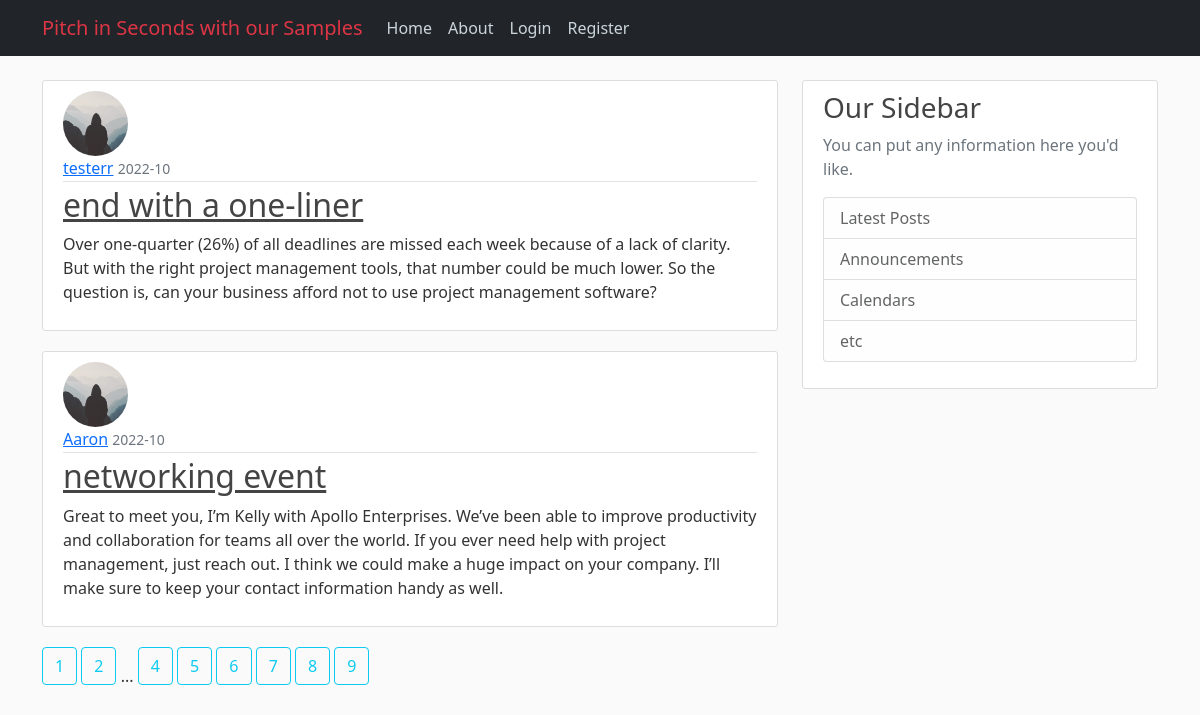
Screenshot of /home?page=6 with the database file from the repository.
### app/models.py (models this page shows, shortened)
class Post(db.Model):
    id = db.Column(db.Integer, primary_key=True)
    title = db.Column(db.String(100), nullable=False)
    date_posted = db.Column(db.DateTime, nullable=False, default=datetime.utcnow)
    content = db.Column(db.Text, nullable=False)
    user_id = db.Column(db.Integer, db.ForeignKey('user.id'), nullable=False)

class User(db.Model, UserMixin):
    id = db.Column(db.Integer, primary_key=True)
    username = db.Column(db.String(20), unique=True, nullable=False)
    email = db.Column(db.String(120), unique=True, nullable=False)
    image_file = db.Column(db.String(20), nullable=False, default='default.jpg')
    password = db.Column(db.String(60), nullable=False)
    posts = db.relationship('Post', backref='author', lazy=True)

### app/routes.py (the view)
@app.route("/")
@app.route("/home")
def home():
    page = request.args.get('page', 1, type=int)
    posts = Post.query.paginate(page=page, per_page=2)
    return render_template('home.html', posts=posts)

### app/templates/home.html
{% extends 'layout.html' %} {% block content %}
  {% for post in posts.items %}
  <article class="media content-section">
    <img src="{{ url_for('static', filename='profile_pics/' + post.author.image_file) }}" class="rounded-circle article-img">
    <div class="media-body">
      <div class="article-metadata">
        <a href="#" class="mr-2">{{ post.author.username }}</a>
        <small class="text-muted">{{ post.date_posted.strftime('%Y-%d') }}</small>
      </div>
      <h2><a class="article-title" href="{{ url_for('post', post_id=post.id)}}">{{ post.title }}</a></h2>
      <p class="article-content">{{ post.content }}</p>
    </div>
  </article>
  {% endfor %}
  {% for page_num in posts.iter_pages() %}
    {% if page_num %}
      <a class="btn btn-outline-info mb-4" href="{{ url_for('home', page=page_num)}}">{{ page_num }}</a>
    {% else %}
      ...
    {% endif %}
  {% endfor %}
{% endblock content %}

### app/templates/layout.html (shortened to what this page needs)
<!DOCTYPE html>
<html lang="en">
  <head>
    <link
      href="https://cdn.jsdelivr.net/npm/bootstrap@5.1.3/dist/css/bootstrap.min.css"
      rel="stylesheet"
    />
    <link rel="stylesheet" href="{{ url_for('static', filename='main.css')}}">
  </head>
  <body>
    <header class="site-header">
  <nav class="navbar navbar-expand-md navbar-dark bg-dark fixed-top">
    <div class="container">
      <a class="navbar-brand mr-4" href="/"><span class="span text-danger">Pitch in Seconds with our Samples</span> </a>
      <div class="collapse navbar-collapse" id="navbarToggle">
        <div class="navbar-nav mr-auto">
          <a class="nav-item nav-link" href="{{ url_for('home')}}">Home</a>
          <a class="nav-item nav-link" href="{{ url_for('about')}}">About</a>
        </div>
        <div class="navbar-nav">
          {% if current_user.is_authenticated %}
          <a class="nav-item nav-link" href="{{ url_for('new_post')}}">New Post</a>
          <a class="nav-item nav-link" href="{{ url_for('account')}}">Account</a>
          <a class="nav-item nav-link" href="{{ url_for('logout')}}">Logout</a>
          {% else %}
          <a class="nav-item nav-link" href="{{ url_for('login')}}">Login</a>
          <a class="nav-item nav-link" href="{{ url_for('register')}}">Register</a>
          {% endif %}
        </div>
      </div>
    </div>
  </nav>
</header>
<main role="main" class="container">
  <div class="row">
    <div class="col-md-8">
      {% block content %}{% endblock %}
    </div>
    <div class="col-md-4">
      <div class="content-section">
        <h3>Our Sidebar</h3>
        <p class='text-muted'>You can put any information here you'd like.
          <ul class="list-group">
            <li class="list-group-item list-group-item-light">Latest Posts</li>
            <li class="list-group-item list-group-item-light">Announcements</li>
            <li class="list-group-item list-group-item-light">Calendars</li>
            <li class="list-group-item list-group-item-light">etc</li>
          </ul>
        </p>
      </div>
    </div>
  </div>
</main>
  </body>
</html>

### app/static/main.css (style rules this page uses)
body { background: #fafafa; color: #333333; margin-top: 5rem; }
h1, h2, h3, h4, h5, h6 { color: #444444; }
.site-header .navbar-nav .nav-link { color: #cbd5db; }
.content-section { background: #ffffff; padding: 10px 20px; border: 1px solid #dddddd; border-radius: 3px; margin-bottom: 20px; }
.article-title { color: #444444; }
.article-content { white-space: pre-line; }
.article-img { height: 65px; width: 65px; margin-right: 16px; }
.article-metadata { padding-bottom: 1px; margin-bottom: 4px; border-bottom: 1px solid #e3e3e3; }

### rows the page displays
Post: image_file (placeholder picture), author.username "testerr", date_posted "2022-10", title "end with a one-liner", content "Over one-quarter (26%) of all deadlines are missed each week because of a lack of clarity. But with the right project management tools, that number could be much lower. So the question is, can your business afford not to use project management software?"
Post: image_file (placeholder picture), author.username "Aaron", date_posted "2022-10", title "networking event", content "Great to meet you, I’m Kelly with Apollo Enterprises. We’ve been able to improve productivity and collaboration for teams all over the world. If you ever need help with project management, just reach out. I think we could make a huge impact on your company. I’ll make sure to keep your contact information handy as well."

### other values shown
{{ page_num }} "1" "2" "4" "5" "6" "7" "8" "9"
